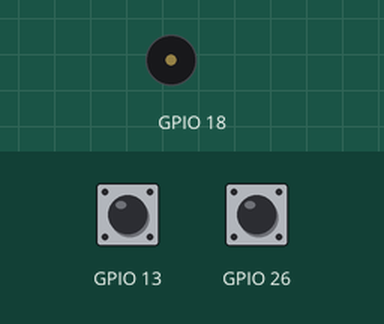
This program was run on a simulated Raspberry Pi (BCM pin numbers). Shown: buzzer (waves = sounding). The test bench sets the inputs (shaded band); at power-on: GPIO 26 HIGH, GPIO 13 HIGH.

Above: at 1.2 s.
1.3 s: GPIO 26 pulled LOW for 0.15 s
At 2.2 s:
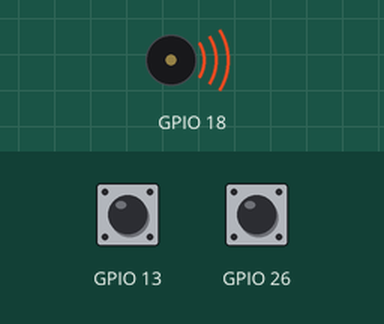
4.4 s: GPIO 26 pulled LOW for 1 s
At 7.3 s:
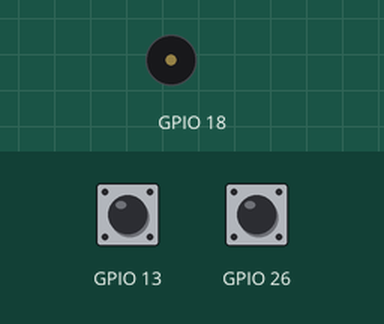
7.9 s: GPIO 26 pulled LOW for 3.2 s
At 8.4 s:
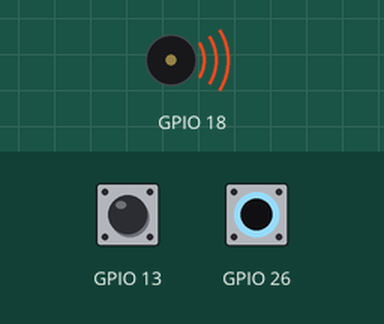
Timing chart, 0 to 13.4 s (numbered marks = the images above; inputs shaded):
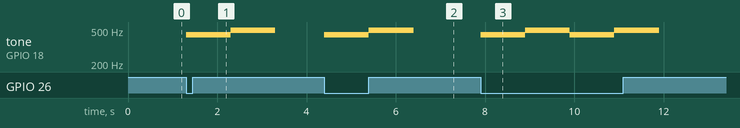

Measured:
- after the input at 1.3 s, tone on GPIO 18: silent → 440 Hz at once, → 494 Hz 1.0 s later, → silent 1.0 s later
- after the input at 4.4 s, tone on GPIO 18: silent → 440 Hz at once, → 494 Hz 1.0 s later, → silent 1.0 s later
- after the input at 7.9 s, tone on GPIO 18: plays 440 Hz for 1.0 s, 494 Hz for 1.0 s, 440 Hz for 1.0 s, 494 Hz for 1.0 s, starting at once

The program:

button_pitch.py
```python
from gpiozero import Button, TonalBuzzer
from gpiozero.tones import Tone
from time import sleep
button = Button('BOARD37')
exit_button = Button('BOARD33')
tb = TonalBuzzer('BOARD12')
a4 = Tone('A4')
b4 = Tone('B4')
while not exit_button.is_pressed:
    if button.is_pressed:
        tb.play(a4)
        sleep(1)
        tb.play(b4)
        sleep(1)
        tb.stop()
    else:
        tb.stop()
```
